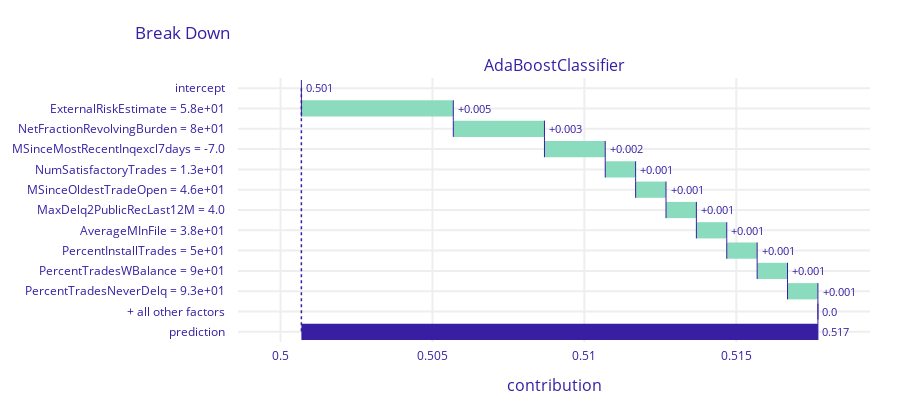

Notebook source saved alongside this figure:
### Code cell
break_down2 = exp.predict_parts(selected_obs2, type='break_down')
break_down2.plot(max_vars=10)

### Figure 1 — Plotly figure (JSON) as saved in the notebook; plotly's stock layout.template omitted (floating-point values rounded to 4 significant figures)
{"data": [{"base": 0.5007, "connector": {"line": {"color": "#371ea3", "dash": "solid", "width": 1}, "mode": "spanning"}, "decreasing": {"marker": {"color": "#f05a71"}}, "hoverinfo": "text+delta", "hoverlabel": {"bgcolor": "rgba(0,0,0,0.8)"}, "hovertext": ["Average response: 0.501<br>Prediction: 0.517", "ExternalRiskEstimate = 5.8e+01<br>increases average response <br>by", "NetFractionRevolvingBurden = 8e+01<br>increases average response <br>by", "MSinceMostRecentInqexcl7days = -7.0<br>increases average response <br>by", "NumSatisfactoryTrades = 1.3e+01<br>increases average response <br>by", "MSinceOldestTradeOpen = 4.6e+01<br>increases average response <br>by", "MaxDelq2PublicRecLast12M = 4.0<br>increases average response <br>by", "AverageMInFile = 3.8e+01<br>increases average response <br>by", "PercentInstallTrades = 5e+01<br>increases average response <br>by", "PercentTradesWBalance = 9e+01<br>increases average response <br>by", "PercentTradesNeverDelq = 9.3e+01<br>increases average response <br>by", "+ all other factors<br>decreases average response <br>by", "Average response: 0.501<br>Prediction: 0.517"], "increasing": {"marker": {"color": "#8bdcbe"}}, "measure": ["relative", "relative", "relative", "relative", "relative", "relative", "relative", "relative", "relative", "relative", "relative", "relative", "total"], "orientation": "h", "showlegend": false, "text": ["0.501", "+0.005", "+0.003", "+0.002", "+0.001", "+0.001", "+0.001", "+0.001", "+0.001", "+0.001", "+0.001", "0.0", "0.517"], "textposition": "outside", "totals": {"marker": {"color": "#371ea3"}}, "type": "waterfall", "x": [0, 0.005, 0.003, 0.002, 0.001, 0.001, 0.001, 0.001, 0.001, 0.001, 0.001, 0, 0.016], "xaxis": "x", "y": ["intercept", "ExternalRiskEstimate = 5.8e+01", "NetFractionRevolvingBurden = 8e+01", "MSinceMostRecentInqexcl7days = -7.0", "NumSatisfactoryTrades = 1.3e+01", "MSinceOldestTradeOpen = 4.6e+01", "MaxDelq2PublicRecLast12M = 4.0", "AverageMInFile = 3.8e+01", "PercentInstallTrades = 5e+01", "PercentTradesWBalance = 9e+01", "PercentTradesNeverDelq = 9.3e+01", "+ all other factors", "prediction"], "yaxis": "y"}], "layout": {"annotations": [{"font": {"size": 16}, "showarrow": false, "text": "AdaBoostClassifier", "x": 0.5, "xanchor": "center", "xref": "paper", "y": 1, "yanchor": "bottom", "yref": "paper"}, {"font": {"size": 16}, "showarrow": false, "text": "contribution", "x": 0.5, "xanchor": "center", "xref": "paper", "y": 0, "yanchor": "top", "yref": "paper", "yshift": -30}], "font": {"color": "#371ea3"}, "height": 413, "margin": {"b": 71, "r": 30, "t": 78}, "shapes": [{"line": {"color": "#371ea3", "dash": "dot", "width": 1.5}, "type": "line", "x0": 0.5007, "x1": 0.5007, "xref": "x", "y0": 0, "y1": 12, "yref": "y"}], "title": {"text": "Break Down", "x": 0.15}, "xaxis": {"anchor": "y", "automargin": true, "domain": [0, 1], "fixedrange": true, "gridwidth": 2, "range": [0.4986, 0.5194], "tickcolor": "white", "ticklen": 3, "ticks": "outside", "type": "linear", "zeroline": false}, "yaxis": {"anchor": "x", "automargin": true, "autorange": "reversed", "domain": [0, 1], "fixedrange": true, "gridwidth": 2, "tickcolor": "white", "ticklen": 10, "ticks": "outside", "type": "category"}}}
